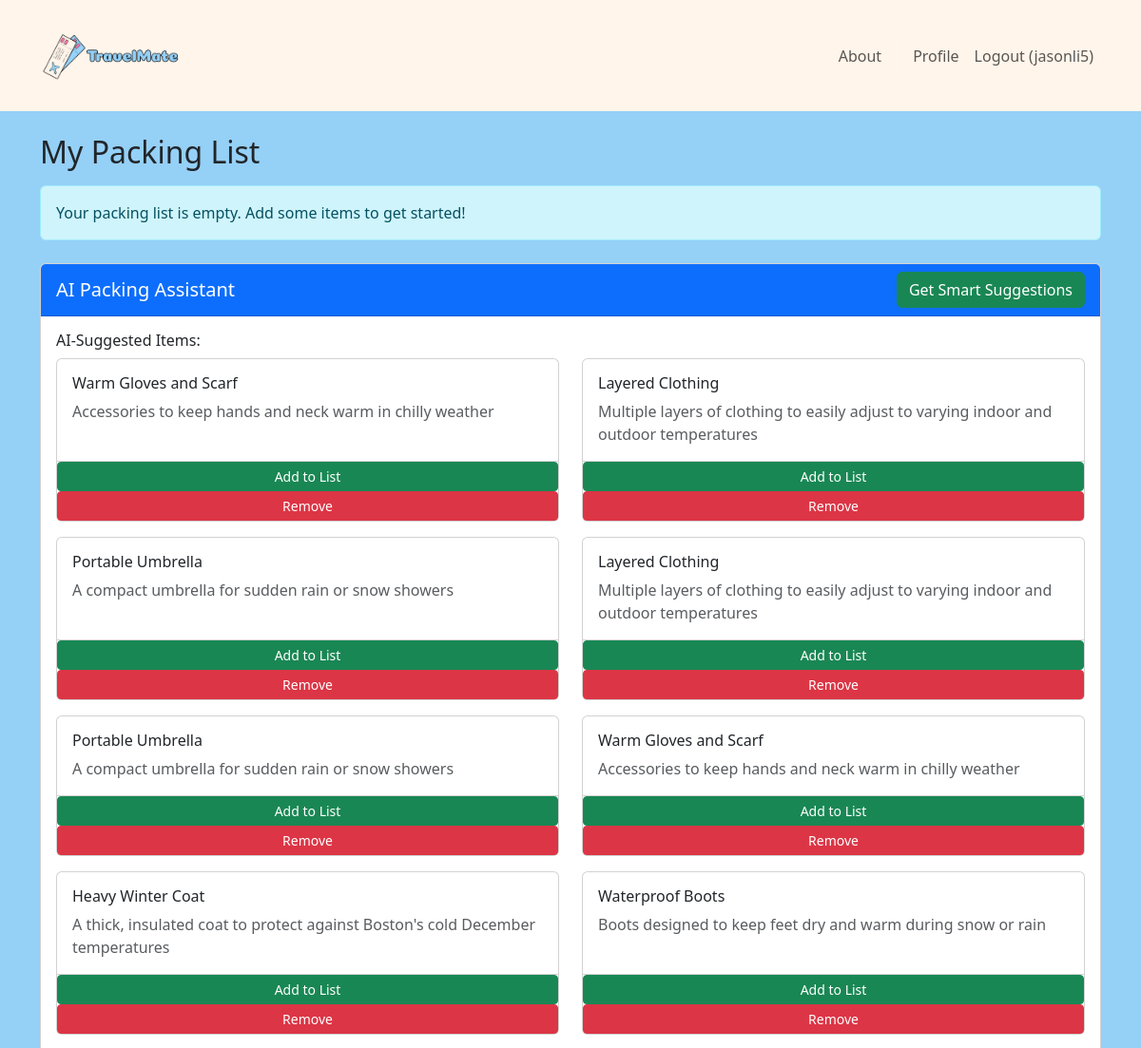
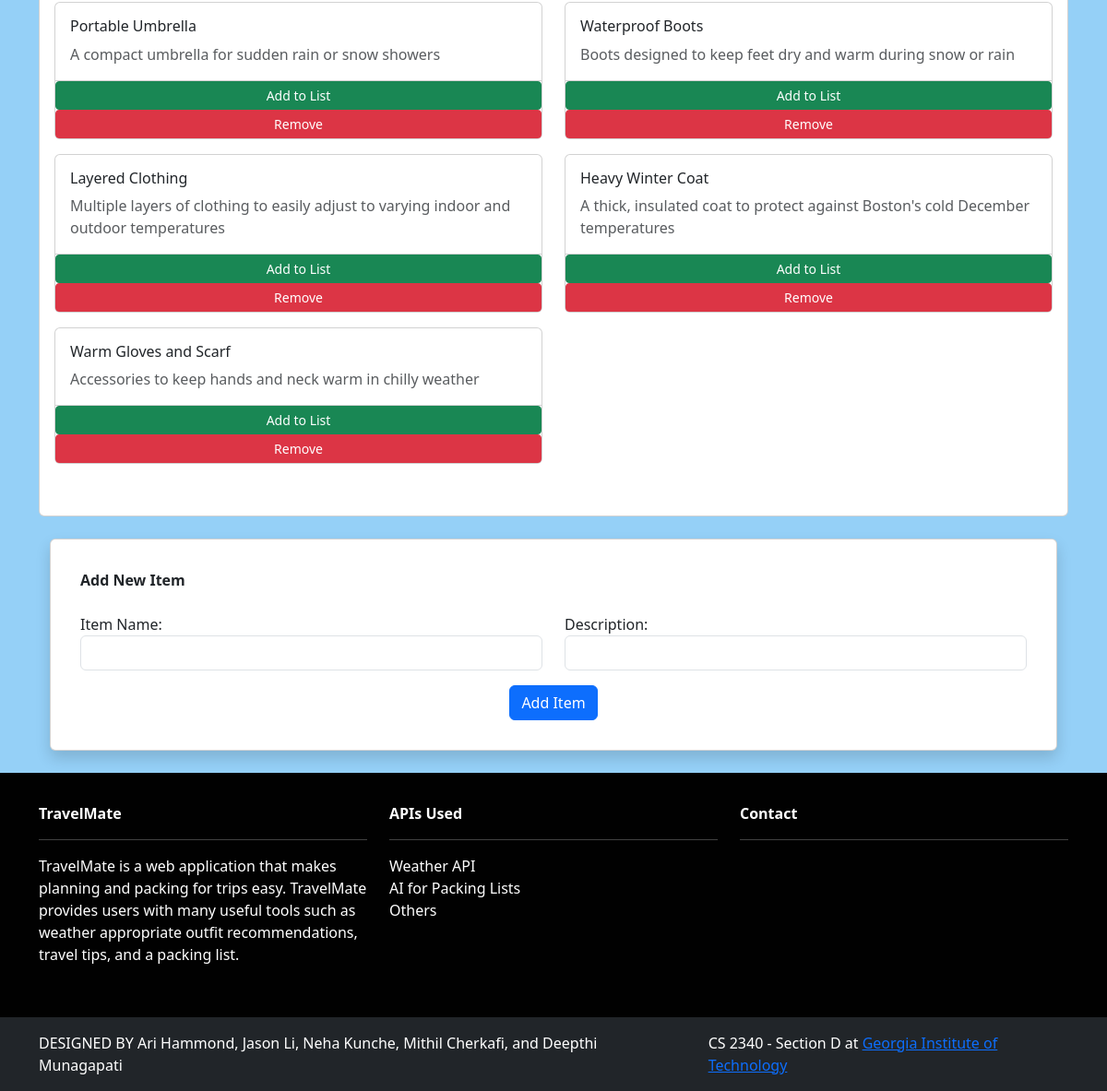
Page /packinglist/ (signed in) on the committed database (2 pictures, top to bottom).
### packinglist/models.py (models this page shows, shortened)
class Item(models.Model):
    id = models.AutoField(primary_key=True)
    name = models.CharField(max_length=255)
    description = models.TextField()
    user = models.ForeignKey(User, on_delete=models.CASCADE)
    is_ai_suggested = models.BooleanField(default=False)

### packinglist/views.py (the view)
# urls.py: path("", views.packing_list, name="packing_list"),
@login_required
def packing_list(request):
    user_items = Item.objects.filter(user=request.user, is_ai_suggested=False).order_by(
        "id"
    )
    ai_items = Item.objects.filter(user=request.user, is_ai_suggested=True).order_by(
        "id"
    )
    context = {
        "items": user_items,
        "ai_items": ai_items,
        "default_location": request.session.get("last_location", ""),
    }
    return render(request, "packinglist/packing_list.html", context)

### packinglist/templates/packinglist/packing_list.html (shortened to what this page needs)
{% extends 'base.html' %}
{% block content %}
<div class="container mt-4">
    <h2>My Packing List</h2>
    {% if items %}
    <div class="list-group mt-3">
        {% for item in items %}
        <div class="list-group-item d-flex justify-content-between align-items-center">
            <div>
                <h5>{{ item.name }}</h5>
                <p class="mb-0 text-muted">{{ item.description }}</p>
            </div>
            <div>
                <button class="btn btn-sm btn-outline-primary me-2"
                        data-bs-toggle="modal"
                        data-bs-target="#editItemModal"
                        data-item-id="{{ item.id }}"
                        data-item-name="{{ item.name }}"
                        data-item-desc="{{ item.description }}">
                    Edit
                </button>
                <button class="btn btn-sm btn-outline-danger"
                        data-bs-toggle="modal"
                        data-bs-target="#deleteItemModal"
                        data-item-id="{{ item.id }}">
                    Delete
                </button>
            </div>
        </div>
        {% endfor %}
    </div>
    {% else %}
    <div class="alert alert-info mt-3">
        Your packing list is empty. Add some items to get started!
    </div>
    {% endif %}
    <div class="card mt-4">
        <div class="card-header bg-primary text-white d-flex justify-content-between align-items-center">
            <h5 class="mb-0">AI Packing Assistant</h5>
                <button id="aiSuggestBtn" class="btn btn-success" onclick="getAISuggestions()">
                    Get Smart Suggestions
                </button>
        </div>
        <div class="card-body">
            <div class="mb-4">
            <h6>AI-Suggested Items:</h6>
            {% if ai_items %}
                <div class="row">
                    {% for item in ai_items %}
                    <div class="col-md-6 mb-3">
                        <div class="card h-100">
                            <div class="card-body">
                                <h6 class="card-title">{{ item.name }}</h6>
                                {% if item.description %}
                                <p class="card-text text-muted">{{ item.description }}</p>
                                {% endif %}
                            </div>
                            <div class="card-footer bg-transparent p-0">
                                <div class="row g-0">
                                    <button class="btn btn-sm btn-success"
                                            onclick="addToList('{{ item.id }}')">
                                         Add to List
                                    </button>
                                    <button class="btn btn-sm btn-danger"
                                            data-bs-toggle="modal"
                                            data-bs-target="#deleteItemModal"
                                            data-item-id="{{ item.id }}">
                                         Remove
                                    </button>
                                </div>
                            </div>
                        </div>
                    </div>
                    {% endfor %}
                </div>
            {% else %}
                <div class="alert alert-warning mb-0">
                    No AI-suggested items yet. Get suggestions By Pressing the Button!
                </div>
            {% endif %}
        </div>
        </div>
    </div>
    {% if user.is_authenticated %}
    <div class="container mt-4">
        <div class="row justify-content-center">
            <div class="col-12">
                <div class="card shadow p-3 mb-4 rounded">
                    <div class="card-body">
                        <b class="text-start">Add New Item</b><br/><br/>
                        <form method="POST" action="{% url 'item_create' %}">
                            <div class="row">
                                <div class="col-md-6">
                                    <label for="name">Item Name:</label>
                                    <input type="text" name="name" required
                                        class="form-control" id="name">
                                </div>
                                <div class="col-md-6">
                                    <label for="description">Description:</label>
                                    <input type="text" name="description" required
                                        class="form-control" id="description">
                                </div>
                            </div>
                            <div class="text-center mt-3">
                                <button type="submit" class="btn btn-primary">
                                    Add Item
                                </button>
                            </div>
                        </form>
                    </div>
                </div>
            </div>
        </div>
    </div>
    {% endif %}
</div>
{% endblock %}

### travelmate/templates/base.html (shortened to what this page needs)
<!DOCTYPE html>
<html lang="en">
    {% load static %}
    <head>
        <link href="https://cdn.jsdelivr.net/npm/bootstrap@5.3.3/dist/css/bootstrap.min.css" rel="stylesheet">
        <link rel="stylesheet" type="text/css" href="{% static 'css/style.css' %}"/>
    </head>
    <body>
        <nav class="p-3 navbar navbar navbar-expand-lg">
            <div class="container">
                <a class="navbar-brand mx-0" href="{% url 'home.index' %}">
                    <img src="{% static 'img/logo3.png' %}" alt="logo" height="75px"  style="object-fit:fill;"/>
                </a>
                <div class="collapse navbar-collapse" id="navbarNavAltMarkup">
                     <div class="navbar-nav ms-auto navbar-ml">
                        <a class="nav-link"  href="{%url 'home.about'%}">About</a>
                        {% if user.is_authenticated %}
                            <a class="nav-link" href="{%url 'accounts.profile'%}">Profile </a>
                            <a class="nav-link" href="{%url 'accounts.logout'%}">Logout ({{user.username }})</a>
                        {% else %}
                            <a class="nav-link" href="{% url 'accounts.login' %}">Login</a>
                            <a class="nav-link" href="{% url 'accounts.signup' %}">Sign Up</a>
                        {% endif %}
                    </div>
                </div>
            </div>
        </nav>
        <div>
            {%block content%}
            {%endblock content%}
        </div>
        <section class="p-3 ms-footer d-none d-md-block">
            <div class="container">
                <div class="row mt-3 text-white">
                    <div class="col-4 mx-auto mb-4">
                        <b>TravelMate</b>
                        <hr  />
                        <p> TravelMate is a web application that makes planning and packing for trips easy. TravelMate provides users with many useful tools such as weather appropriate outfit recommendations, travel tips, and a packing list.</p>
                    </div>
                    <div class="col-4 mx-auto mb-4">
                        <b>APIs Used</b>
                        <hr  />
                        <a class="nav-link"  href="#">Weather API</a>
                        <a class="nav-link"  href="#">AI for Packing Lists</a>
                        <a class="nav-link"  href="#">Others</a>
                    </div>
                    <div class="col-4 mx-auto mb-4">
                        <b>Contact</b>
                        <hr  />
                    </div>
                </div>
            </div>
        </section>
        <section class="p-3 ms-footer-bottom bg-dark">
            <div class="container d-flex justify-content-between">
                <div class="me-5 text-white">
                    <span>DESIGNED BY Ari Hammond, Jason Li, Neha Kunche, Mithil Cherkafi, and Deepthi Munagapati</span>
                </div>
                <div class="text-white">
                    <span>CS 2340 - Section D at <a href="https://www.gatech.edu" target="_blank">Georgia Institute of Technology</a></span>
                </div>
            </div>
        </section>
    </body>
</html>

### travelmate/static/css/style.css (style rules this page uses)
* { --bckgrnd: #fff5eb; --main-color: #95d0f7; --dark: #010101; --accent: #fc79a8; }
.navbar { background-color: var(--bckgrnd); }
body { background-color: var(--main-color); }
.ms-footer { background-color: var(--dark); }

### rows in the picture
Item: name "Warm Gloves and Scarf", description "Accessories to keep hands and neck warm in chilly weather"
Item: name "Layered Clothing", description "Multiple layers of clothing to easily adjust to varying indoor and outdoor temperatures"
Item: name "Portable Umbrella", description "A compact umbrella for sudden rain or snow showers"
Item: name "Layered Clothing", description "Multiple layers of clothing to easily adjust to varying indoor and outdoor temperatures"
Item: name "Portable Umbrella", description "A compact umbrella for sudden rain or snow showers"
Item: name "Warm Gloves and Scarf", description "Accessories to keep hands and neck warm in chilly weather"
Item: name "Heavy Winter Coat", description "A thick, insulated coat to protect against Boston's cold December temperatures"
Item: name "Waterproof Boots", description "Boots designed to keep feet dry and warm during snow or rain"
Item: name "Portable Umbrella", description "A compact umbrella for sudden rain or snow showers"
Item: name "Waterproof Boots", description "Boots designed to keep feet dry and warm during snow or rain"
Item: name "Layered Clothing", description "Multiple layers of clothing to easily adjust to varying indoor and outdoor temperatures"
Item: name "Heavy Winter Coat", description "A thick, insulated coat to protect against Boston's cold December temperatures"
Item: name "Warm Gloves and Scarf", description "Accessories to keep hands and neck warm in chilly weather"

### other values in the picture
{{ user.username }} "jasonli5"
